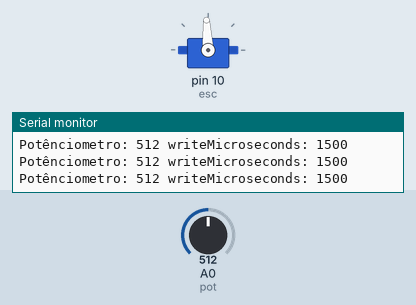
This sketch was run on a simulated Arduino Uno, built with avr-gcc and run on an emulated ATmega328P. Shown: servo, the last lines printed to the serial monitor. The test bench sets the inputs (shaded band); at power-on: A0 (pot) = 512.

Above: at 3.5 s.
3.6 s: A0 (pot) set to 716
At 4.2 s:
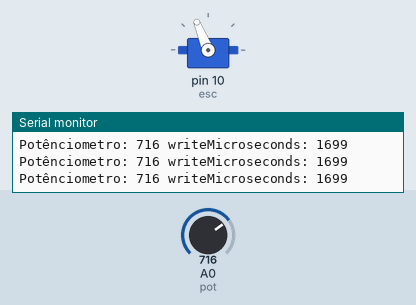
5.1 s: A0 (pot) set to 900
At 5.7 s:
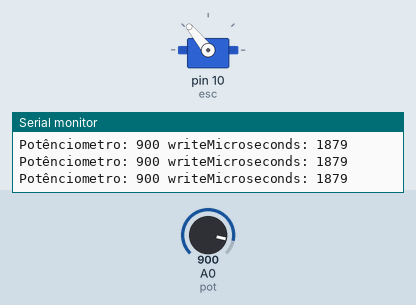
6.6 s: A0 (pot) set to 306
At 7.8 s:
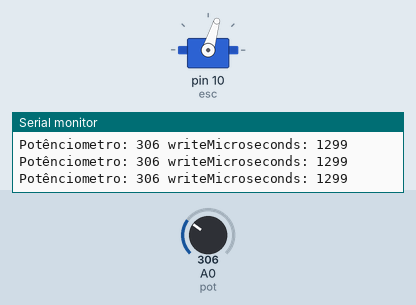
8.1 s: A0 (pot) set to 511
At 9.2 s:
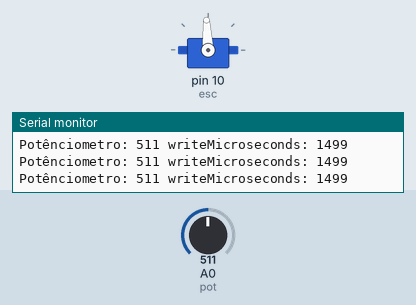
Timing chart, 0 to 10.6 s (numbered marks = the images above; inputs shaded):
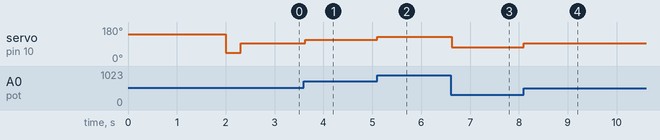

The sketch:

escControl.ino
```cpp
#include <Servo.h>

#define pot A0
Servo esc;

int read = 0;
int speed = 0;

void setup() {
  Serial.begin(9600);
  pinMode(pot, INPUT);

  esc.attach(10);
  esc.writeMicroseconds(2000);
  Serial.println("Liga a bateria.");
  delay(2000);
  Serial.println("Ok"); // se ok 2 beeps
  Serial.println("Espera");
  delay(1);
  esc.writeMicroseconds(1000); // long beep se ok
  Serial.println("Ok");
  delay(300);
}

void loop() {
  read = analogRead(pot);
  speed = map(read, 0, 1023, 1000, 2000);
  Serial.print("Potênciometro: ");
  Serial.print(read);
  Serial.print(" writeMicroseconds: ");
  Serial.println(speed);
  esc.writeMicroseconds(speed);
  delay(50);
}
```

Measured:
- after the input at 3.6 s, servo on pin 10 (esc): 93° → 112° at once
- after the input at 5.1 s, servo on pin 10 (esc): 112° → 129° at once
- after the input at 6.6 s, servo on pin 10 (esc): 129° → 73° at once
- after the input at 8.1 s, servo on pin 10 (esc): 73° → 93° at once
